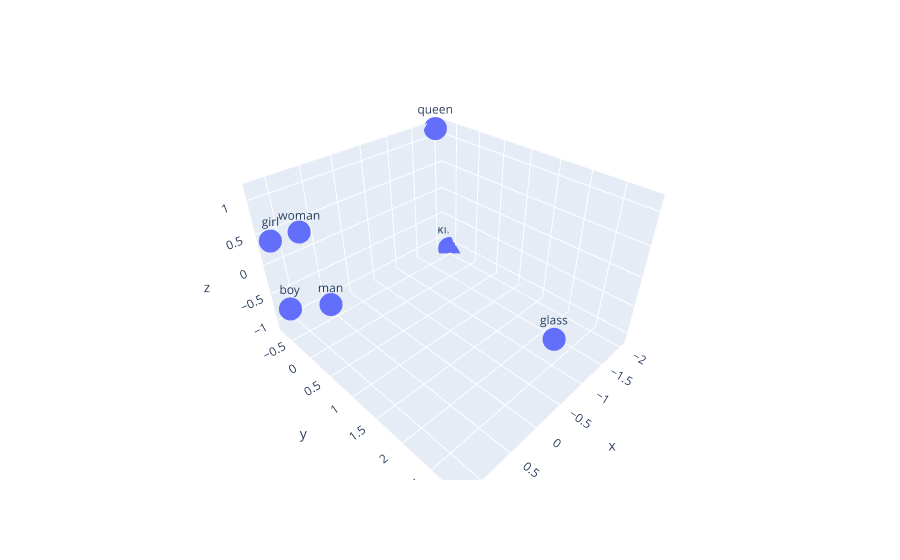

Notebook cell for this chart:
### Markdown cell above
# Word2Vec

### Code cell
plot_words = ["king", "queen", "man", "woman", "glass","boy","girl"]

vector = get_visual_vector(plot_words, word2vec_vector)
visual_pca(vector, plot_words)

### Figure 1 — Plotly figure (JSON) as saved in the notebook; plotly's stock layout.template omitted (floating-point values rounded to 4 significant figures)
{"data": [{"hovertemplate": "x=%{x}<br>y=%{y}<br>z=%{z}<br>word=%{text}<extra></extra>", "legendgroup": "", "marker": {"color": "#636efa", "size": 8, "symbol": "circle"}, "mode": "markers+text", "name": "", "scene": "scene", "showlegend": false, "text": ["king", "queen", "man", "woman", "glass", "boy", "girl"], "type": "scatter3d", "x": [-2.042, -1.895, 0.8092, 1.009, -0.2571, 1.172, 1.204], "y": [-0.5657, -0.7415, -0.08387, -0.2008, 2.893, -0.6236, -0.6773], "z": [-1.109, 1.164, -0.5318, 0.6946, 0.06204, -0.7165, 0.4368]}], "layout": {"legend": {"tracegroupgap": 0}, "margin": {"t": 60}, "scene": {"domain": {"x": [0, 1], "y": [0, 1]}, "xaxis": {"title": {"text": "x"}}, "yaxis": {"title": {"text": "y"}}, "zaxis": {"title": {"text": "z"}}}}}
